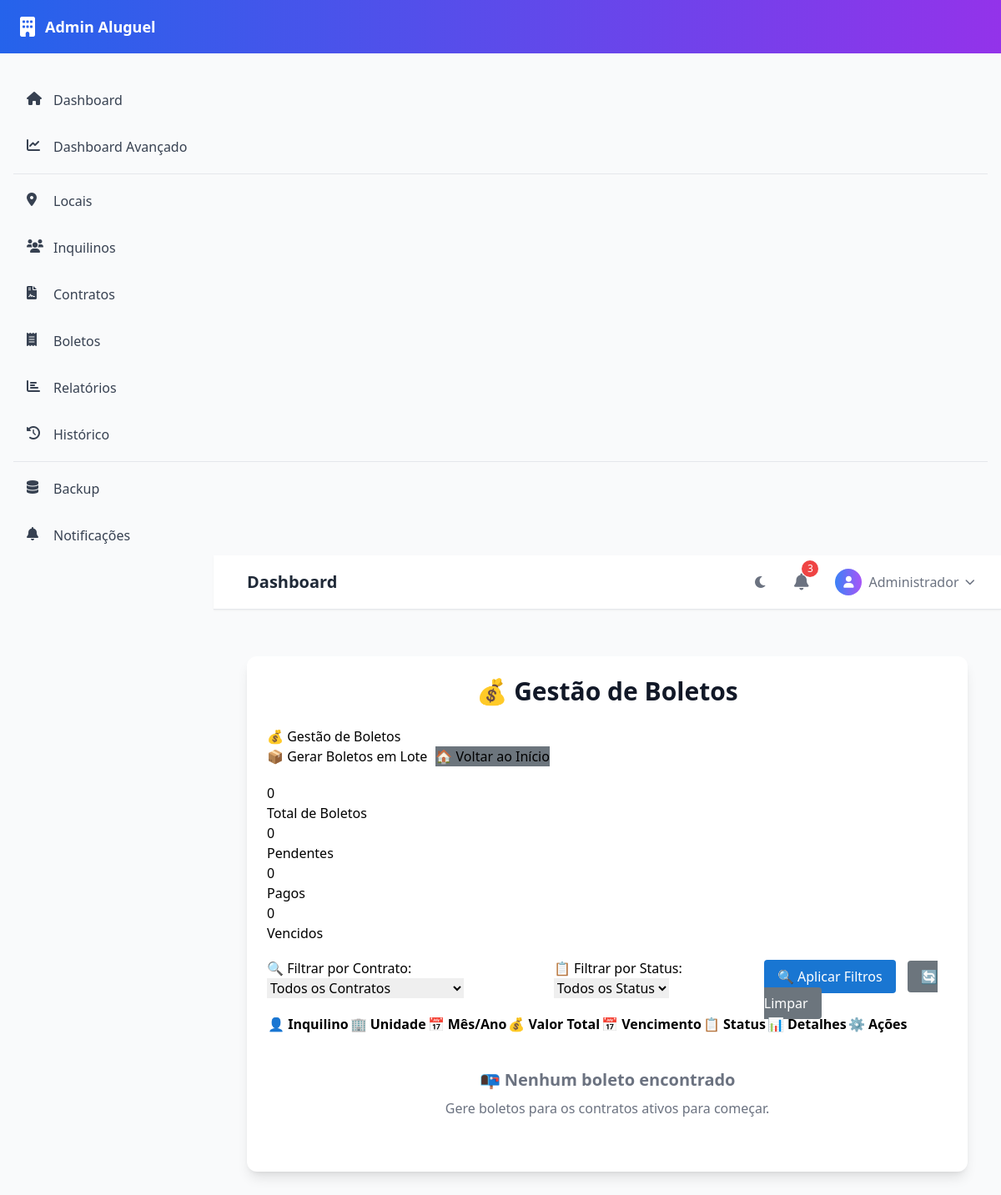
The app's page /boletos, older data.
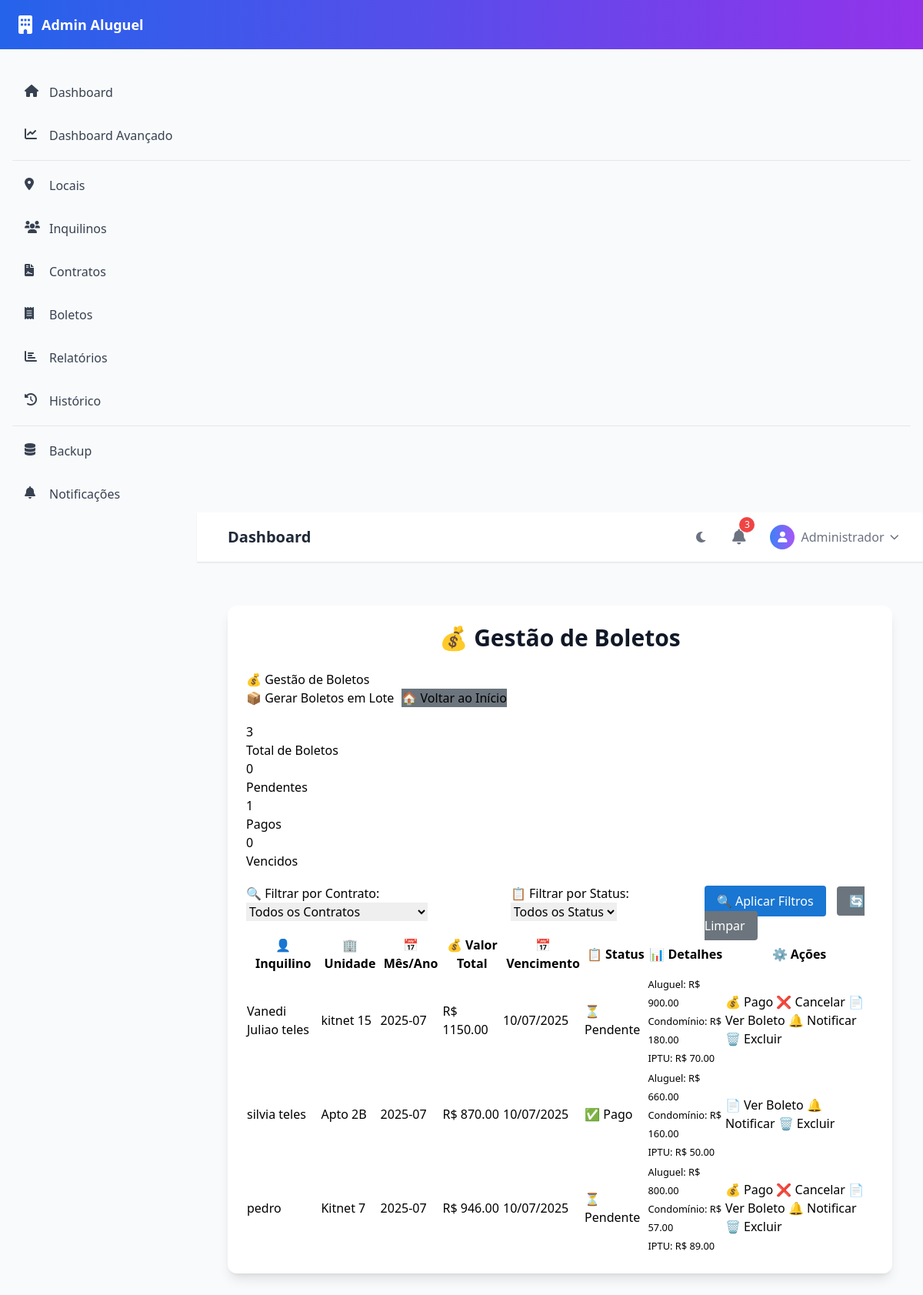
The same page, newer data.
### app/models.py (models this page shows, shortened)
class Boleto(db.Model):
    id = db.Column(db.Integer, primary_key=True)
    contrato_id = db.Column(db.Integer, db.ForeignKey('contrato.id'), nullable=False)
    mes_referencia = db.Column(db.String(7), nullable=False)  # formato: YYYY-MM
    valor_total = db.Column(db.Float, nullable=False)
    valor_aluguel = db.Column(db.Float, nullable=False)
    valor_condominio = db.Column(db.Float, nullable=True)
    valor_iptu = db.Column(db.Float, nullable=True)
    data_vencimento = db.Column(db.Date, nullable=False)
    data_geracao = db.Column(db.DateTime, nullable=False, default=db.func.current_timestamp())
    status = db.Column(db.String(20), nullable=False, default='pendente')  # pendente, pago, vencido, cancelado
    codigo_barras = db.Column(db.String(100), nullable=True)
    link_boleto = db.Column(db.String(500), nullable=True)
    data_pagamento = db.Column(db.DateTime, nullable=True)
    observacoes = db.Column(db.Text, nullable=True)

class Inquilino(db.Model):
    id = db.Column(db.Integer, primary_key=True)
    nome = db.Column(db.String(120), nullable=False)
    cpf = db.Column(db.String(14), unique=True, nullable=False)
    data_nascimento = db.Column(db.Date, nullable=False)
    idade = db.Column(db.Integer, nullable=True)  # Calculada automaticamente
    endereco = db.Column(db.String(200), nullable=False)
    cep = db.Column(db.String(9), nullable=False)
    telefone = db.Column(db.String(20), nullable=False)
    email = db.Column(db.String(120), nullable=True)
    unidade_id = db.Column(db.Integer, db.ForeignKey('unidade.id'), nullable=False)
    username = db.Column(db.String(50), unique=True, nullable=True)
    password_hash = db.Column(db.String(255), nullable=True)
    data_criacao_login = db.Column(db.DateTime, nullable=True)
    status_login = db.Column(db.String(20), nullable=False, default='inativo')  # inativo, ativo, bloqueado
    contratos = db.relationship('Contrato', backref='inquilino', lazy=True)

class Unidade(db.Model):
    id = db.Column(db.Integer, primary_key=True)
    nome = db.Column(db.String(120), nullable=False)
    local_id = db.Column(db.Integer, db.ForeignKey('local.id'), nullable=False)
    status = db.Column(db.String(20), nullable=False, default='disponivel')  # disponivel, ocupada, manutencao
    inquilinos = db.relationship('Inquilino', backref='unidade', lazy=True)
    contratos = db.relationship('Contrato', backref='unidade', lazy=True)

### app/routes.py (the view)
@app.route('/boletos')
def listar_boletos():
    contratos = Contrato.query.filter_by(situacao='ativo').all()
    status_filter = request.args.get('status', '')
    contrato_id = request.args.get('contrato_id', type=int)
    hoje = datetime.now().date()
    boletos_vencidos = Boleto.query.filter(
        Boleto.status == 'Pendente',
        Boleto.data_vencimento < hoje
    ).all()
    for boleto in boletos_vencidos:
        boleto.status = 'vencido'
    if boletos_vencidos:
        db.session.commit()
    query = Boleto.query
    if status_filter:
        query = query.filter(Boleto.status == status_filter)
    if contrato_id:
        query = query.filter(Boleto.contrato_id == contrato_id)
    boletos = query.order_by(Boleto.data_vencimento.desc()).all()
    total_boletos = len(boletos)
    boletos_pendentes = len([b for b in boletos if b.status == 'Pendente'])
    boletos_pagos = len([b for b in boletos if b.status == 'pago'])
    boletos_vencidos = len([b for b in boletos if b.status == 'vencido'])
    return render_template('listar_boletos.html',
                         boletos=boletos,
                         contratos=contratos,
                         contrato_id=contrato_id,
                         status_filter=status_filter,
                         stats={
                             'total': total_boletos,
                             'pendentes': boletos_pendentes,
                             'pagos': boletos_pagos,
                             'vencidos': boletos_vencidos
                         })

### app/templates/listar_boletos.html (shortened to what this page needs)
{% extends "base_modern.html" %}
{% block content %}
<div class="container mx-auto px-4 py-8">
    <div class="bg-white dark:bg-gray-800 rounded-xl shadow-lg p-6">
        <h1 class="text-3xl font-bold text-gray-900 dark:text-white text-center mb-6">💰 Gestão de Boletos</h1>
        <h1>💰 Gestão de Boletos</h1>
        <div style="display: flex; gap: 10px; margin-bottom: 20px;">
            <a href="{{ url_for('gerar_boletos_lote') }}" class="btn-new">📦 Gerar Boletos em Lote</a>
            <a href="{{ url_for('index') }}" class="btn-new" style="background: #6c757d;">🏠 Voltar ao Início</a>
        </div>
        <div class="stats-row">
            <div class="stat-item">
                <div class="stat-number">{{ stats.total }}</div>
                <div class="stat-label">Total de Boletos</div>
            </div>
            <div class="stat-item">
                <div class="stat-number">{{ stats.pendentes }}</div>
                <div class="stat-label">Pendentes</div>
            </div>
            <div class="stat-item">
                <div class="stat-number">{{ stats.pagos }}</div>
                <div class="stat-label">Pagos</div>
            </div>
            <div class="stat-item">
                <div class="stat-number">{{ stats.vencidos }}</div>
                <div class="stat-label">Vencidos</div>
            </div>
        </div>
        <form method="get" action="{{ url_for('listar_boletos') }}" class="filter-form">
            <div style="display: flex; gap: 20px; align-items: center;">
                <div>
                    <label for="contrato_id">🔍 Filtrar por Contrato:</label>
                    <select name="contrato_id" id="contrato_id">
                        <option value="">Todos os Contratos</option>
                    </select>
                </div>
                <div>
                    <label for="status">📋 Filtrar por Status:</label>
                    <select name="status" id="status">
                        <option value="">Todos os Status</option>
                    </select>
                </div>
                <div style="margin-top: 20px;">
                    <button type="submit" style="background: #1976d2; color: white; border: none; padding: 8px 16px; border-radius: 4px; cursor: pointer;">🔍 Aplicar Filtros</button>
                    <a href="{{ url_for('listar_boletos') }}" style="background: #6c757d; color: white; text-decoration: none; padding: 8px 16px; border-radius: 4px; margin-left: 10px;">🔄 Limpar</a>
                </div>
            </div>
        </form>
        <div class="table-container">
            <table>
                <tr>
                    <th>👤 Inquilino</th>
                    <th>🏢 Unidade</th>
                    <th>📅 Mês/Ano</th>
                    <th>💰 Valor Total</th>
                    <th>📅 Vencimento</th>
                    <th>📋 Status</th>
                    <th>📊 Detalhes</th>
                    <th>⚙️ Ações</th>
                </tr>
                {% for boleto in boletos %}
                <tr>
                    <td>{{ boleto.contrato.inquilino.nome }}</td>
                    <td>{{ boleto.contrato.unidade.nome }}</td>
                    <td>{{ boleto.mes_referencia }}</td>
                    <td>R$ {{ '%.2f'|format(boleto.valor_total) }}</td>
                    <td>{{ boleto.data_vencimento.strftime('%d/%m/%Y') }}</td>
                    <td>
                        <span class="status-badge status-{{ boleto.status }}">
                            {% if boleto.status == 'pendente' %}⏳ Pendente
                            {% elif boleto.status == 'pago' %}✅ Pago
                            {% elif boleto.status == 'vencido' %}⏰ Vencido
                            {% elif boleto.status == 'cancelado' %}❌ Cancelado
                            {% else %}{{ boleto.status }}
                            {% endif %}
                        </span>
                    </td>
                    <td>
                        <small>
                            Aluguel: R$ {{ '%.2f'|format(boleto.valor_aluguel) }}<br>
                            {% if boleto.valor_condominio > 0 %}
                            Condomínio: R$ {{ '%.2f'|format(boleto.valor_condominio) }}<br>
                            {% endif %}
                            {% if boleto.valor_iptu > 0 %}
                            IPTU: R$ {{ '%.2f'|format(boleto.valor_iptu) }}
                            {% endif %}
                        </small>
                    </td>
                    <td>
                        <div class="action-buttons">
                            {% if boleto.status == 'pendente' %}
                                <a href="{{ url_for('marcar_pago', boleto_id=boleto.id) }}" class="action-btn pay-btn" onclick="return confirm('Marcar como pago?')">💰 Pago</a>
                                <a href="{{ url_for('cancelar_boleto', boleto_id=boleto.id) }}" class="action-btn cancel-btn" onclick="return confirm('Cancelar boleto?')">❌ Cancelar</a>
                            {% endif %}
                            {% if boleto.link_boleto %}
                                <a href="{{ boleto.link_boleto }}" target="_blank" class="action-btn edit-btn">📄 Ver Boleto</a>
                            {% endif %}
                            <a href="{{ url_for('enviar_notificacao_boleto', boleto_id=boleto.id) }}" class="action-btn edit-btn" onclick="return confirm('Enviar notificação de boleto para {{ boleto.contrato.inquilino.nome }}?')">🔔 Notificar</a>
                            <a href="{{ url_for('excluir_boleto', boleto_id=boleto.id) }}" class="action-btn delete-btn" onclick="return confirm('Excluir boleto?')">🗑️ Excluir</a>
                        </div>
                    </td>
                </tr>
                {% endfor %}
            </table>
        </div>
        {% if not boletos %}
        <div class="text-center py-10 text-gray-500">
            <h3 class="text-xl font-semibold mb-2">📭 Nenhum boleto encontrado</h3>
            <p>Gere boletos para os contratos ativos para começar.</p>
        </div>
        {% endif %}
    </div>
</div>
{% endblock %}

Row changes from the older to the newer data that the page shows:
added Boleto: contrato.inquilino.nome "Vanedi Juliao teles", contrato.unidade.nome "kitnet 15", mes_referencia "2025-07", valor_total "1150.00", data_vencimento "10/07/2025", status "⏳ Pendente", valor_aluguel "900.00", valor_condominio "180.00", valor_iptu "70.00"
added Boleto: contrato.inquilino.nome "silvia teles", contrato.unidade.nome "Apto 2B", mes_referencia "2025-07", valor_total "870.00", data_vencimento "10/07/2025", status "✅ Pago", valor_aluguel "660.00", valor_condominio "160.00", valor_iptu "50.00"
added Boleto: contrato.inquilino.nome "pedro", contrato.unidade.nome "Kitnet 7", mes_referencia "2025-07", valor_total "946.00", data_vencimento "10/07/2025", status "⏳ Pendente", valor_aluguel "800.00", valor_condominio "57.00", valor_iptu "89.00"
Text that changed along with them:
{{ stats.total }}: "0" → "3"
{{ stats.pagos }}: "0" → "1"
text no longer shown: "📭 Nenhum boleto encontrado Gere boletos para os contratos ativos para começar."
